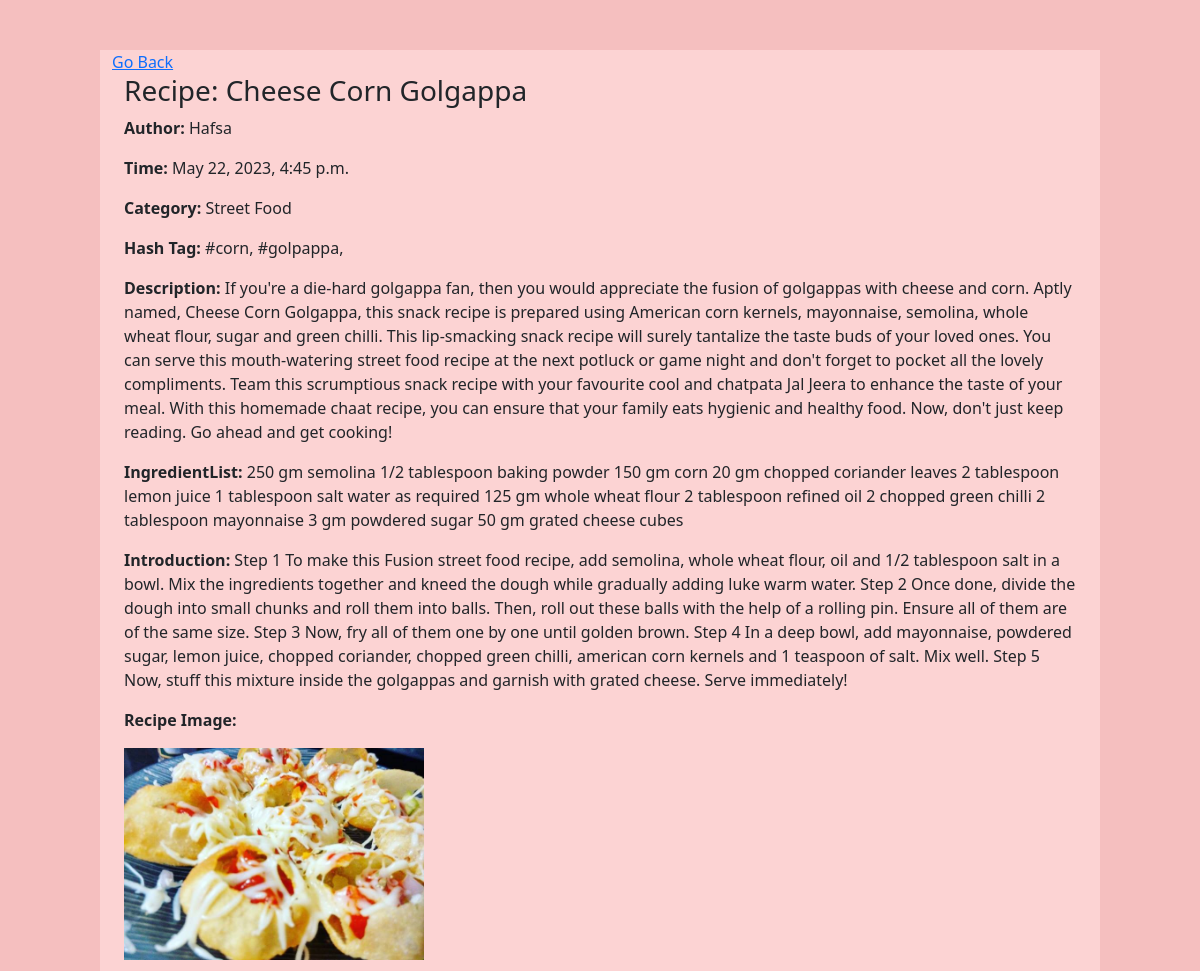
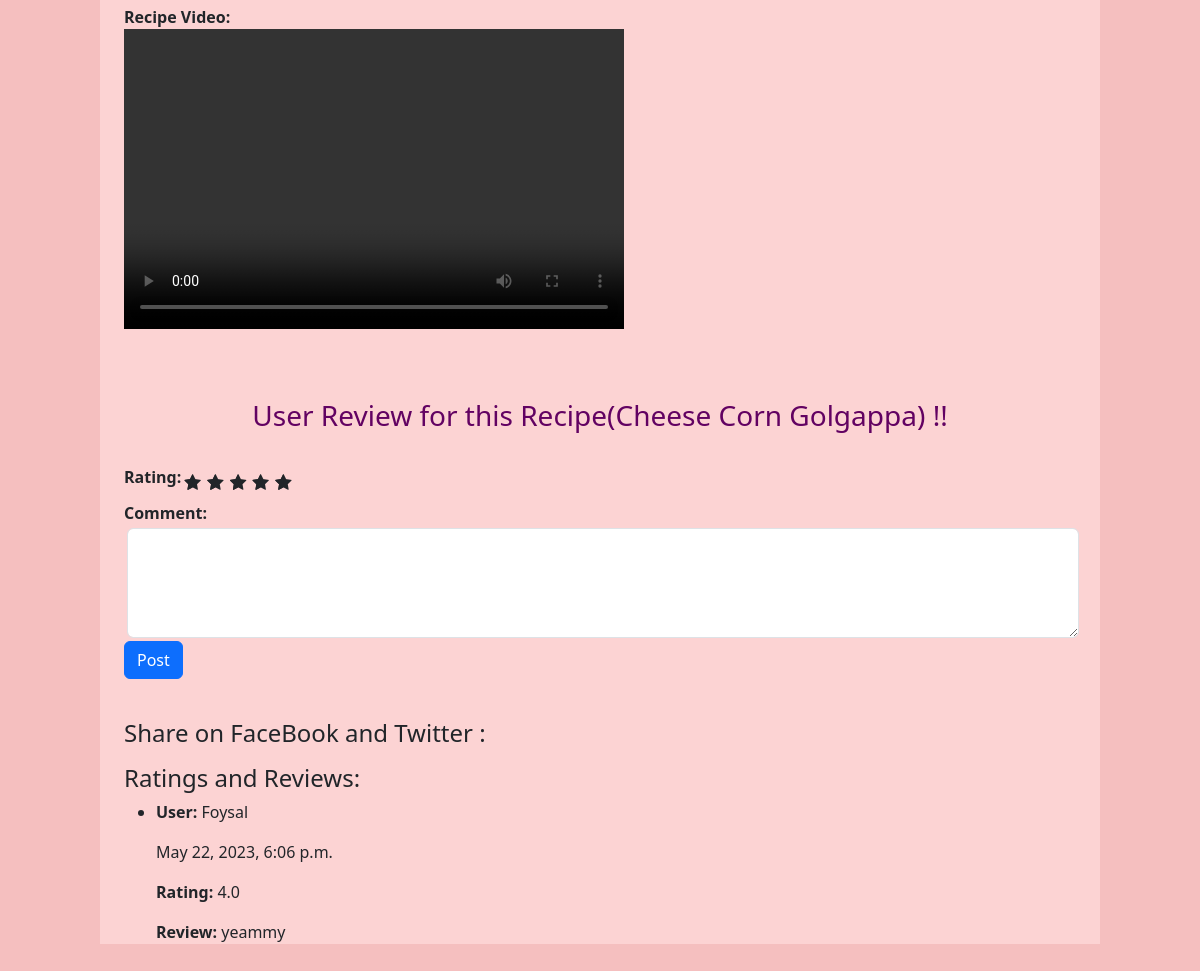
The page /recipe/5/ on the database its author committed (2 pictures, top to bottom).
### DjangoRecipeApp/models.py (models this page shows, shortened)
class RecipeDetails(models.Model):
    user = models.ForeignKey(User, on_delete=models.CASCADE,default=None)
    title = models.CharField(max_length=200)
    category = models.ManyToManyField(Category_Tag)
    description = models.TextField(null=True, blank=True)
    ingredientList = models.TextField(default='Item1')
    introduction = models.TextField(default='Take a bowl.')
    image = models.ImageField(upload_to='images/',null=True,blank=True)
    video = models.FileField(upload_to='videos/', null=True, verbose_name="Video",blank=True)
    createdTime = models.DateTimeField(auto_now_add=True)
    tags = TaggableManager(blank=True)
    class Meta:
        ordering = ['createdTime']

class Category_Tag(models.Model):
  name = models.CharField(max_length=60)

class ReviewRating(models.Model):
    user = models.ForeignKey(User, on_delete=models.CASCADE,default=None)
    title = models.ForeignKey(RecipeDetails,on_delete=models.CASCADE)
    rating = models.FloatField()
    review = models.TextField(max_length=500, blank=True)
    created_review = models.DateTimeField(auto_now_add=True)
    updated_review = models.DateTimeField(auto_now=True)

### DjangoRecipeApp/views.py (the view, shortened to what this page needs)
# urls.py: path('recipe/<int:pk>/', Recipe_Details.as_view(), name='Recipe_Details'),
class Recipe_Details( DetailView):
    model = RecipeDetails
    context_object_name = "Recipe"
    template_name = 'DjangoRecipeApp/recipe_details.html'
    def get_context_data(self, **kwargs):
        context = super().get_context_data(**kwargs)
        recipe = self.object
        context['categories'] = self.object.category.all()  # Access the categories related to the recipe
        context['comment'] = recipe.reviewrating_set.all()  # Ratings related to the recipe
        return context

### DjangoRecipeApp/templates/DjangoRecipeApp/recipe_details.html (shortened to what this page needs)
<!DOCTYPE html>
{% extends 'DjangoRecipeApp/main.html' %}
{% load social_share %}
    {% load static %}
    {% block content %}
    <a href="{% url 'Recipe_List' %}">Go Back</a>
    <div class="container">
        <h3>Recipe: {{Recipe.title}}</h3>
        <p><Strong>Author:</Strong> {{Recipe.user}}</p>
        <p><Strong>Time: </Strong>{{Recipe.createdTime}}</p>
        <p><strong>Category:</strong>
            {% for category in categories %}
                {{ category.name }}
            {% endfor %}
        </p>
        <p><Strong>Hash Tag: </Strong>
            {% if Recipe.tags.all %}
                {% for tag in Recipe.tags.all %}
                    #{{tag}},
                {% endfor %}
            {% else %}
                No tag added!
            {% endif %}
        </p>
        <p><Strong>Description:</Strong>
            {% if Recipe.description %}
                {{Recipe.description}}
            {% else %}
                 !!
            {% endif %}
        </p>
        <p><Strong>IngredientList:</Strong> {{Recipe.ingredientList}}</p>
        <p><Strong>Introduction: </Strong>{{Recipe.introduction}}</p>
        <p><Strong>Recipe Image:</Strong></p>
        <p>
            {% if Recipe.image %}
            <img src="{{ Recipe.image.url }}" alt="Recipe Image" width="300">
            {% else %}
                No image added!
            {% endif %}
        </p>
        <p><Strong>Recipe Video:</Strong><br>
            {% if Recipe.video %}
            <video width="500" height="300" controls>
            <source src="{{ Recipe.video.url }}" type="video/mp4">
            </video>
            {% else %}
                No video added!
            {% endif %}
        </p>
        <br><br>
        <h3 style="text-align: center; color: #620262">User Review for this Recipe({{Recipe.title}}) !!</h3>
        {% if request.user != Recipe.user %}
        <br>
        <form method="POST" enctype="multipart/form-data">
            <div class="rate"><Strong>Rating: </Strong>
                <input type="radio" id="10_star" name="rating" value="5" required><label for="10_star" title="5"></label>
                <input type="radio" id="8_star" name="rating" value="4" required><label for="8_star" title="4"></label>
                <input type="radio" id="6_star" name="rating" value="3" required><label for="6_star" title="3"></label>
                <input type="radio" id="4_star" name="rating" value="2" required><label for="4_star" title="2"></label>
                <input type="radio" id="2_star" name="rating" value="1" required><label for="2_star" title="1"></label>
           </div>
            <br>
            <p><Strong>Comment:</Strong><br>
                <textarea style="margin: 3px" name="review" class="form-control" value="" rows="4" cols="30"></textarea>
                <input type="submit" class="btn btn-primary" value="Post">
            </p>
        </form>
        {% endif %}
        <br>
        <h4>Share on FaceBook and Twitter :</h4>
    <h4>Ratings and Reviews:</h4>
    {% if comment %}
        <ul>
            {% for x in comment %}
                <li>
                    <p><strong>User:</strong> {{ x.user }}</p>
                    <p>{{ x.created_review }}</p>
                    <p><strong>Rating:</strong> {{ x.rating }}</p>
                    <p><strong>Review:</strong> {{ x.review }}</p>
                </li>
            {% endfor %}
        </ul>
    {% else %}
        <p>No ratings and reviews available.</p>
    {% endif %}
    </div>
    {% endblock content %}

### DjangoRecipeApp/static/myStyle.css (style rules this page uses)
body { background: #f5bfbf; padding: 50px; }
.container { max-width: 1000px; margin: auto; background-color: #fcd3d3; }

### DjangoRecipeApp/static/custom.css (style rules this page uses)
.rate { display: inline-block; border: 0; }
.rate > label { float: right; }
.rate > label:before { display: inline-block; font-size: 1.1rem; font-family: FontAwesome; content: "\f005"; margin: 0; padding: 0.3rem .2rem; cursor: pointer; }

### rows shown on the page
RecipeDetails: title "Cheese Corn Golgappa", user "Hafsa", createdTime "May 22, 2023, 4:45 p.m.", description "If you're a die-hard golgappa fan, then you would appreciate the fusion of golgappas with cheese and corn. Aptly named, Cheese Corn Golgappa, this snack recipe is prepared using American corn kernels, mayonnaise, semolina, whole wheat flour, sugar and green chilli. This lip-smacking snack recipe will surely tantalize the taste buds of your loved ones. You can serve this mouth-watering street food recipe at the next potluck or game night and don't forget to pocket all the lovely compliments. Team this scrumptious snack recipe with your favourite cool and chatpata Jal Jeera to enhance the taste of your meal. With this homemade chaat recipe, you can ensure that your family eats hygienic and…", ingredientList "250 gm semolina 1/2 tablespoon baking powder 150 gm corn 20 gm chopped coriander leaves 2 tablespoon lemon juice 1 tablespoon salt water as required 125 gm whole wheat flour 2 tablespoon refined oil 2 chopped green chilli 2 tablespoon mayonnaise 3 gm powdered sugar 50 gm grated cheese cubes", introduction "Step 1 To make this Fusion street food recipe, add semolina, whole wheat flour, oil and 1/2 tablespoon salt in a bowl. Mix the ingredients together and kneed the dough while gradually adding luke warm water. Step 2 Once done, divide the dough into small chunks and roll them into balls. Then, roll out these balls with the help of a rolling pin. Ensure all of them are of the same size. Step 3 Now, fry all of them one by one until golden brown. Step 4 In a deep bowl, add mayonnaise, powdered sugar, lemon juice, chopped coriander, chopped green chilli, american corn kernels and 1 teaspoon of salt. Mix well. Step 5 Now, stuff this mixture inside the golgappas and garnish with grated cheese.…", image (picture)
Category_Tag: name "Street Food"
Tag: name "corn"
Tag: name "golpappa"
ReviewRating: user "Foysal", created_review "May 22, 2023, 6:06 p.m.", rating "4.0", review "yeammy"
